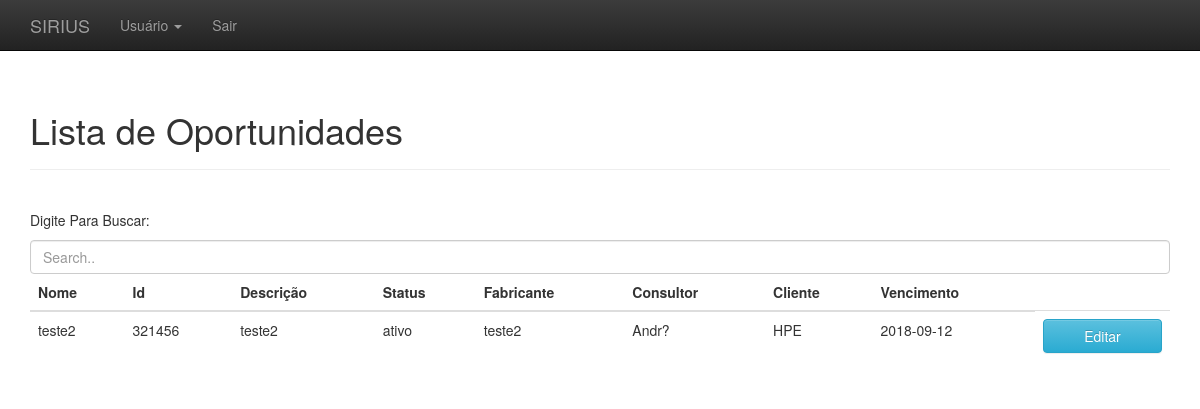
/oportunidades.php, run on the app's committed database.
### tables this page shows
CREATE TABLE `oportunidade` (
  `nome_Opp` varchar(100) NOT NULL,
  `id_Opp` int(11) NOT NULL,
  `descricao_Opp` varchar(500) NOT NULL,
  `status_Opp` varchar(200) NOT NULL,
  `fabricante` varchar(50) NOT NULL,
  `consultor_Opp` varchar(50) NOT NULL,
  `cliente_Opp` varchar(50) NOT NULL,
  `historico_Opp` varchar(500) NOT NULL,
  `vencimento` date NOT NULL,
  `id_Opp_Fab` varchar(20) NOT NULL
);

### oportunidades.php (the view, shortened to what this page needs)
<!DOCTYPE html>
<html lang="pt-br">
  <head>
    <link href="css/bootstrap.min.css" rel="stylesheet">
    <link href="css/bootstrap-theme.min.css" rel="stylesheet">
    <link href="css/theme.css" rel="stylesheet">
  </head>
  <body role="document">
	<?php
		include_once("menu_admin.php");
	?>
    <div class="container theme-showcase" role="main">
      <div class="page-header">
        <h1>Lista de Oportunidades</h1>
      </div>
      <div class="row">
        <div class="col-md-12">
          <table class="table">
            <table class="table">
            <thead>
              <p>Digite Para Buscar:</p>
  <input class="form-control" id="myInput" type="text" placeholder="Search..">
                <tr>
                <th>Nome </th>
                <th>Id </th>
                <th>Descrição</th>
                <th>Status</th>
                <th>Fabricante</th>
                <th>Consultor</th>
                <th>Cliente</th>
                <th>Vencimento</th>
              </tr>
            </thead>
            <tbody>
             <?php
$connection = new mysqli("localhost", "root", "", "basedetestes");
$sql = $connection->query("Select * From oportunidade");
if($sql){
    while($exibe = $sql->fetch_assoc()){
        echo"<tr>";
        echo "<td>".$exibe["nome_Opp"]."</td>";
        echo "<td>".$exibe["id_Opp_Fab"]."</td>";
        echo "<td>".$exibe["descricao_Opp"]."</td>";
        echo "<td>".$exibe["status_Opp"]."</td>";
        echo "<td>".$exibe["fabricante"]."</td>";
        echo "<td>".$exibe["consultor_Opp"]."</td>";
        echo "<td>".$exibe["cliente_Opp"]."</td>";
        echo "<td>".$exibe["vencimento"]."</td>";
        echo "<td> <a href='Home.php'><button class='btn btn-primary btn-info btn-block'>Editar</button></a></td>";
        }
    }
?>
            </tbody>
          </table>
        </div>
		</div>
    </div>
  </body>
</html>

### css/theme.css (style rules this page uses)
body { padding-top: 70px; padding-bottom: 30px; }

### data on the page
oportunidade: nome_Opp "teste2", id_Opp_Fab "321456", descricao_Opp "teste2", status_Opp "ativo", fabricante "teste2", consultor_Opp "Andr?", cliente_Opp "HPE", vencimento "2018-09-12"
